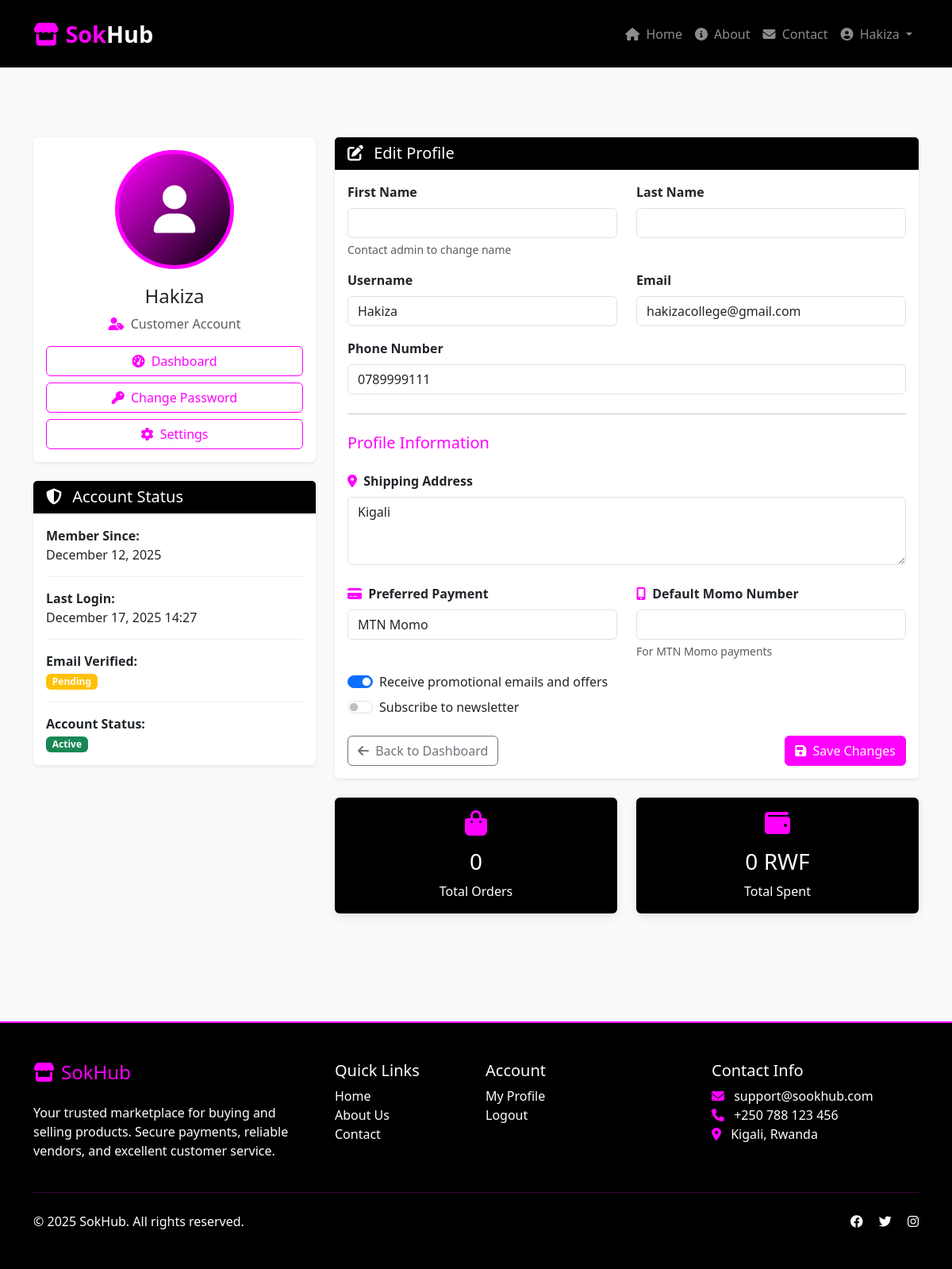
The page /customer/profile/ (signed in) on the database as committed earlier.
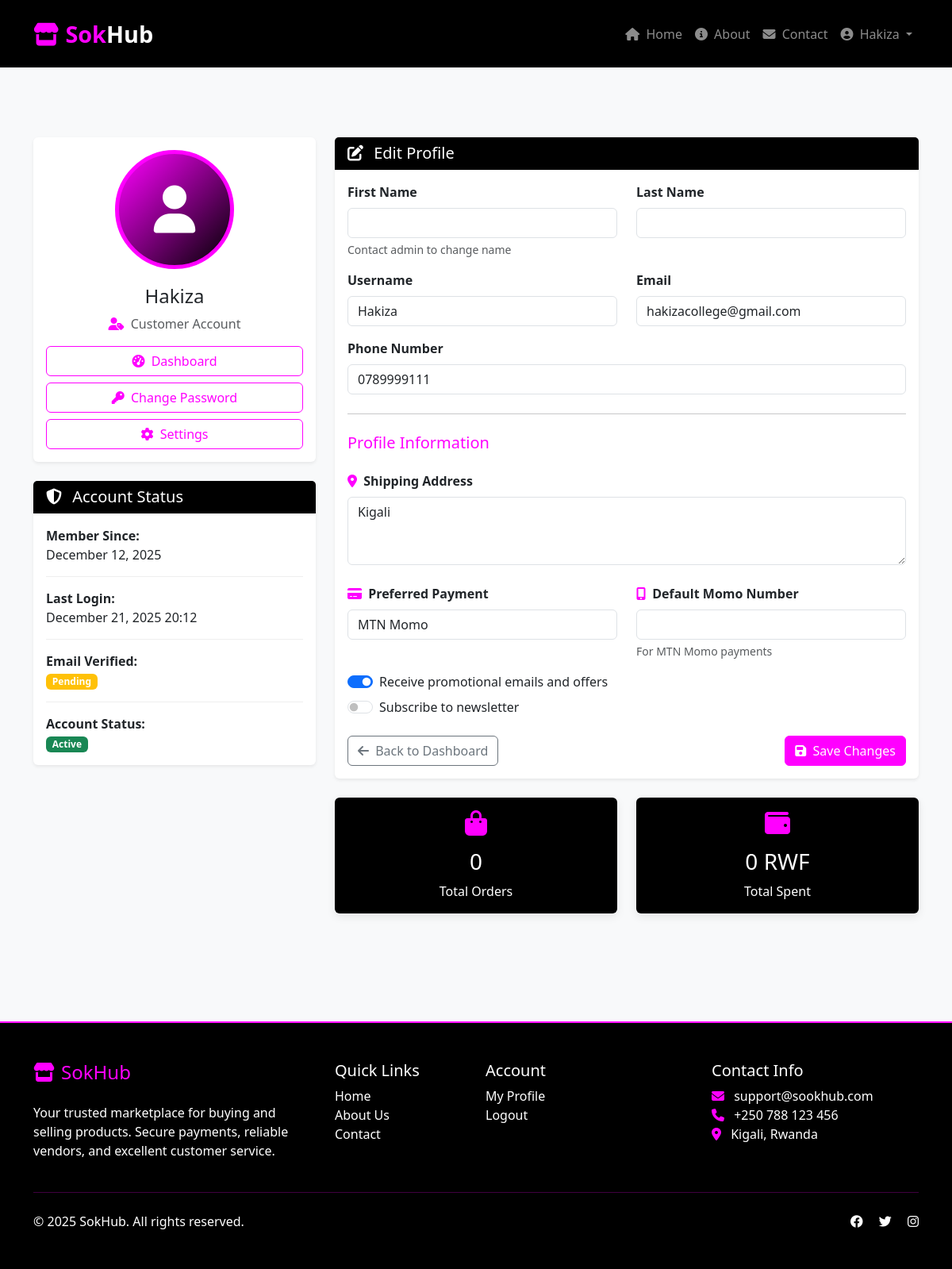
The same page on the database as committed later.
### customer/models.py (models this page shows, shortened)
class User(AbstractUser):
    USER_TYPE_CHOICES = (
        ('vendor', 'Vendor'),
        ('customer', 'Customer'),
        ('admin', 'Admin'),
    )
    user_type = models.CharField(max_length=20, choices=USER_TYPE_CHOICES, default='customer')
    phone = models.CharField(max_length=15, unique=True)
    location = models.TextField()
    email = models.EmailField(unique=True)
    date_joined = models.DateTimeField(auto_now_add=True)
    is_email_verified = models.BooleanField(default=False)

### customer/views.py (the view)
# urls.py: path('profile/', views.profile_view, name='profile'),
@login_required
def profile_view(request):
    user = request.user
    if user.user_type == 'vendor':
        return vendor_profile(request)
    elif user.user_type == 'customer':
        return customer_profile(request)
    else:
        return redirect('home')

### customer/form.py
class CustomerProfileForm(forms.ModelForm):
    class Meta:
        model = CustomerProfile
        fields = ['shipping_address', 'preferred_payment', 'default_momo_number',
                 'receive_promotions', 'newsletter_subscription']
        widgets = {
            'shipping_address': forms.Textarea(attrs={'class': 'form-control', 'rows': 3}),
            'preferred_payment': forms.Select(attrs={'class': 'form-control'}),
            'default_momo_number': forms.TextInput(attrs={'class': 'form-control'}),
            'receive_promotions': forms.CheckboxInput(attrs={'class': 'form-check-input'}),
            'newsletter_subscription': forms.CheckboxInput(attrs={'class': 'form-check-input'}),
        }

### customer/templates/consumer/customer_profile.html (shortened to what the changed rows need)
{% extends "base.html" %}
{% block content %}
<div class="container py-5">
    <div class="row">
        <div class="col-lg-4">
            <div class="card shadow-sm mb-4">
                <div class="card-body text-center">
                    <div class="profile-avatar">
                        <i class="fas fa-user"></i>
                    </div>
                    <h4>{{ user.get_full_name|default:user.username }}</h4>
                    <p class="text-muted mb-3">
                        <i class="fas fa-user-tag me-1 text-magenta"></i> Customer Account
                    </p>
                    <div class="d-grid gap-2">
                        <a href="{% url 'customer_dashboard' %}" class="btn btn-outline-magenta">
                        </a>
                        <a href="{% url 'password_change' %}" class="btn btn-outline-magenta">
                        </a>
                        <a href="{% url 'account_settings' %}" class="btn btn-outline-magenta">
                        </a>
                    </div>
                </div>
            </div>
            <div class="card shadow-sm">
                <div class="card-body">
                    <div class="info-item">
                        <strong>Member Since:</strong>
                        <p class="mb-0">{{ user.date_joined|date:"F d, Y" }}</p>
                    </div>
                    <div class="info-item">
                        <strong>Last Login:</strong>
                        <p class="mb-0">{{ user.last_login|date:"F d, Y H:i" }}</p>
                    </div>
                </div>
            </div>
        </div>
        <div class="col-lg-8">
            <div class="card shadow-sm">
                <div class="card-body">
                    <form method="post" novalidate>
                        <div class="row">
                            <div class="col-md-6 mb-3">
                                <label class="form-label fw-bold">Username</label>
                                <input type="text" class="form-control" value="{{ user.username }}" readonly>
                            </div>
                            <div class="col-md-6 mb-3">
                                <label class="form-label fw-bold">Email</label>
                                <input type="email" class="form-control" value="{{ user.email }}" readonly>
                            </div>
                        </div>
                        <div class="mb-3">
                            <label class="form-label fw-bold">Phone Number</label>
                            <input type="text" class="form-control" value="{{ user.phone }}" readonly>
                        </div>
                    </form>
                </div>
            </div>
        </div>
    </div>
</div>
{% endblock %}

### customer/templates/base.html (shortened to what the changed rows need)
<!DOCTYPE html>
<html lang="en">
<head>
    <link href="https://cdn.jsdelivr.net/npm/bootstrap@5.3.0/dist/css/bootstrap.min.css" rel="stylesheet">
    <link rel="stylesheet" href="https://cdnjs.cloudflare.com/ajax/libs/font-awesome/6.4.0/css/all.min.css">
</head>
<body>
    <nav class="navbar navbar-expand-lg navbar-dark bg-black py-3">
        <div class="container">
            <div class="collapse navbar-collapse" id="navbarNav">
                <ul class="navbar-nav ms-auto">
                    {% if user.is_authenticated %}
                        <li class="nav-item dropdown">
                            <a class="nav-link dropdown-toggle" href="#" id="navbarDropdown" role="button" data-bs-toggle="dropdown">
                                <i class="fas fa-user-circle me-1"></i> {{ user.username }}
                            </a>
                        </li>
                    {% endif %}
                </ul>
            </div>
        </div>
    </nav>
    <main class="py-4">
        {% block content %}{% endblock %}
    </main>
</body>
</html>

Rows that differ between the two databases and show on the page:
changed User "Hakiza": last_login "December 17, 2025 14:27" → "December 21, 2025 20:12"
